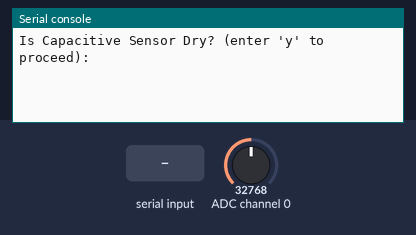
The program below on a simulated CircuitPython board. Shown: the last lines printed to the serial console. The test bench sets the inputs (shaded band); at power-on: ADC channel 0 = 32768 (analog values on the 0–65535 scale). Files the program writes start out absent. At 7.9 s the program ends and the board releases its pins; the recording ends there.

Above: at 1.2 s.
1.3 s: "y" typed at the serial console, then Enter
At 1.8 s:
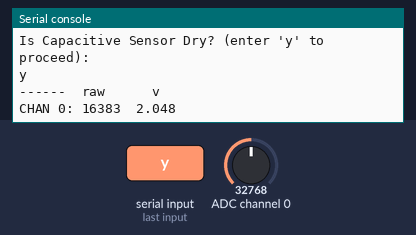
2.8 s: ADC channel 0 set to 19660
At 3.3 s:
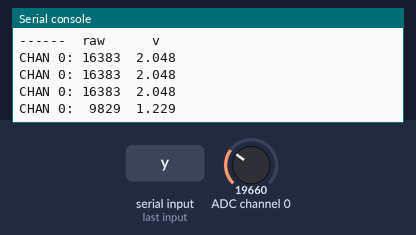
4.4 s: ADC channel 0 set to 0
At 7.2 s:
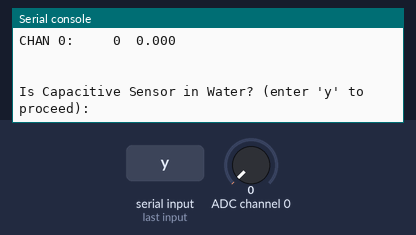
7.4 s: "1" typed at the serial console, then Enter
At 7.68 s:
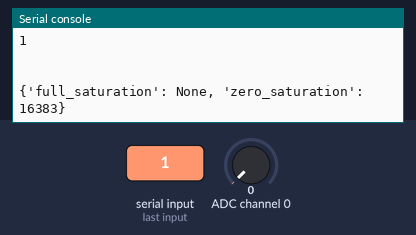

The program:

moisture-calibration.py
```python
import time
import json
import board
import busio
import adafruit_ads1x15.ads1015 as ADS
from adafruit_ads1x15.analog_in import AnalogIn

max_val = None
min_val = None

# Create the I2C bus
i2c = busio.I2C(board.SCL, board.SDA)

# Create the ADC object using the I2C bus
ads = ADS.ADS1015(i2c)

# Create single-ended input on channel 0
chan = AnalogIn(ads, ADS.P0)

baseline_check = input("Is Capacitive Sensor Dry? (enter 'y' to proceed): ")
if baseline_check == 'y':
    max_val = chan.value
    print("------{:>5}\t{:>5}".format("raw", "v"))
    for x in range(0, 10):
        if chan.value > max_val:
            max_val = chan.value
        print("CHAN 0: "+"{:>5}\t{:>5.3f}".format(chan.value, chan.voltage))
        time.sleep(0.5)

print('\n')

water_check = input("Is Capacitive Sensor in Water? (enter 'y' to proceed): ")
if water_check == 'y':
    min_val = chan.value
    print("------{:>5}\t{:>5}".format("raw", "v"))
    for x in range(0, 10):
        if chan.value < min_val:
            min_val = chan.value
        print("CHAN 0: "+"{:>5}\t{:>5.3f}".format(chan.value, chan.voltage))
        time.sleep(0.5)

config_data = dict()
config_data["full_saturation"] = min_val
config_data["zero_saturation"] = max_val
with open('cap_config.json', 'w') as outfile:
    json.dump(config_data, outfile)

print('\n')
print(config_data)
time.sleep(0.5)
```

Measured:
- after the input at 1.3 s, the serial console: prints a new line at once (image 1)
- after the input at 2.8 s, the serial console: prints a new line after 0.11 s (image 2)
- after the input at 4.4 s, the serial console: prints a new line after 0.08 s (image 3)
- after the input at 7.4 s, the serial console: prints a new line at once (image 4)
